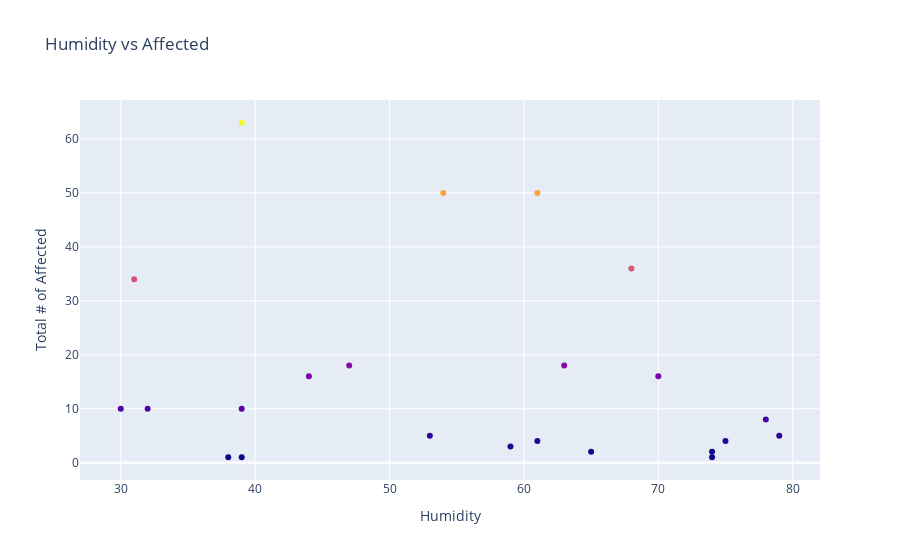
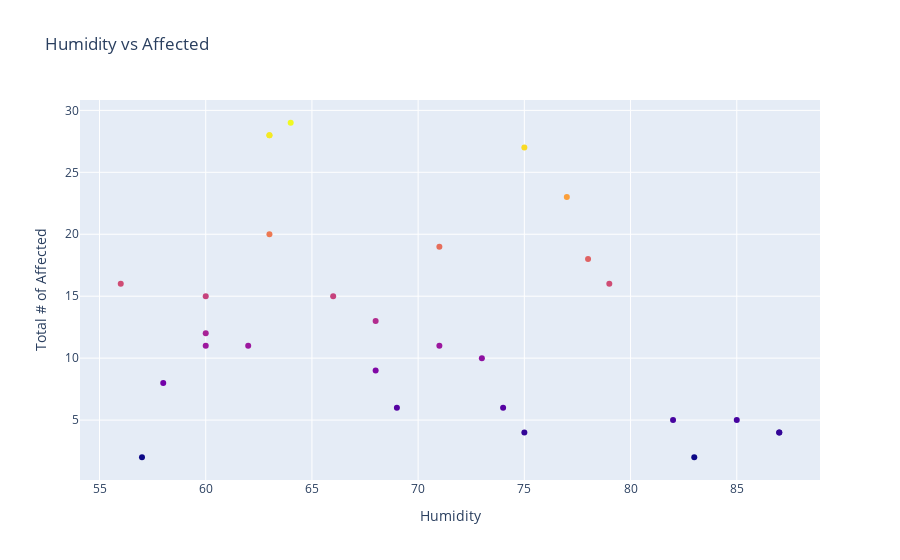
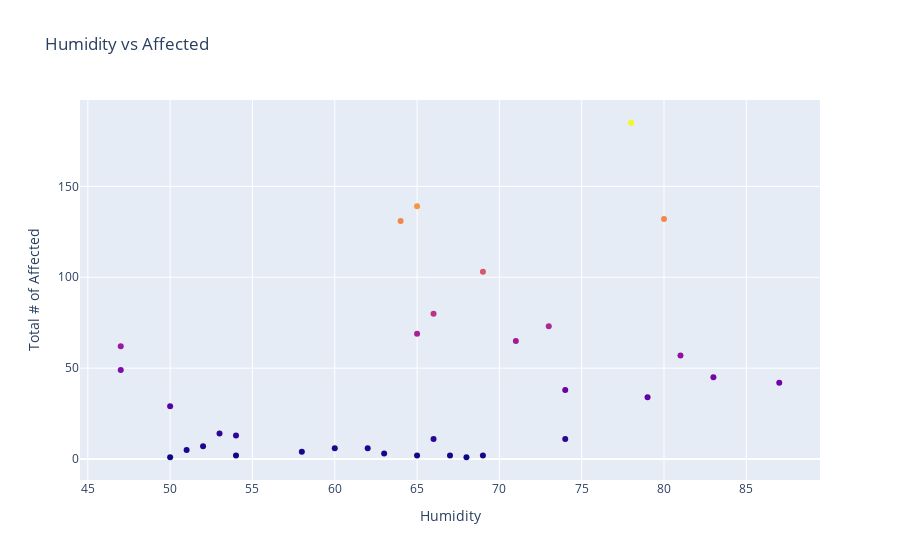
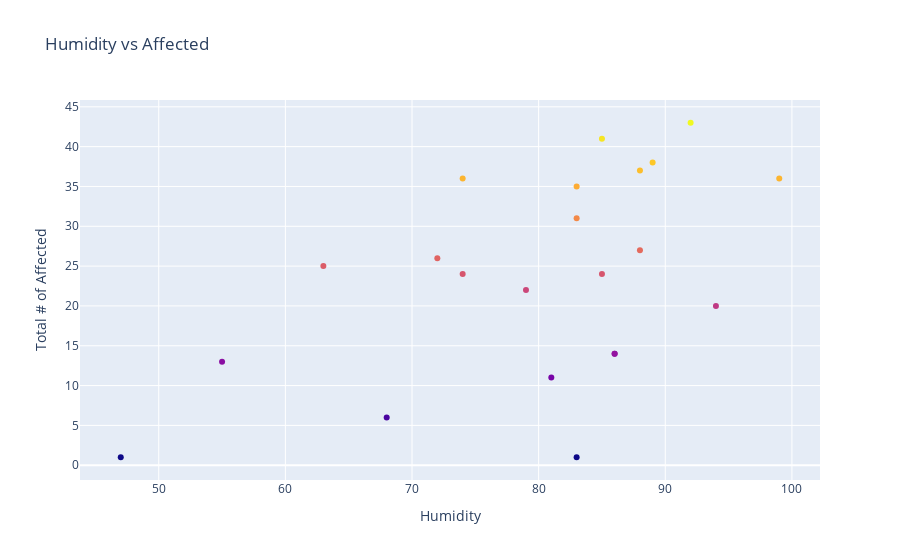

Notebook code cell kept with these figures, in order:
### Markdown cell above
# For all countries (New approach)
# Preparing datasets and calling functions to find out correlations

### Code cell
df = pd.read_csv('temperaturehumidity2.csv')
dfg = df.groupby('Country_name').apply(correl)
dfg.head(20)

### Figure 1 — Plotly figure (JSON) as saved in the notebook; plotly's stock layout.template omitted (floating-point values rounded to 4 significant figures)
{"data": [{"marker": {"color": [1, 3, 1, 2, 4, 5, 5, 1, 2, 16, 34, 10, 10, 16, 10, 50, 4, 63, 36, 8, 18, 50, 18]}, "mode": "markers", "type": "scatter", "x": [38, 59, 74, 65, 75, 79, 53, 39, 74, 70, 31, 30, 32, 44, 39, 54, 61, 39, 68, 78, 63, 61, 47], "y": [1, 3, 1, 2, 4, 5, 5, 1, 2, 16, 34, 10, 10, 16, 10, 50, 4, 63, 36, 8, 18, 50, 18]}], "layout": {"title": {"text": "Humidity vs Affected"}, "xaxis": {"title": {"text": "Humidity"}}, "yaxis": {"title": {"text": "Total # of Affected"}}}}

### Figure 2 — Plotly figure (JSON) as saved in the notebook; plotly's stock layout.template omitted (floating-point values rounded to 4 significant figures)
{"data": [{"marker": {"color": [2, 8, 2, 11, 10, 5, 4, 9, 4, 4, 5, 6, 6, 13, 15, 19, 23, 28, 12, 11, 15, 11, 20, 16, 18, 27, 29, 28, 16]}, "mode": "markers", "type": "scatter", "x": [83, 58, 57, 71, 73, 85, 75, 68, 87, 87, 82, 74, 69, 68, 66, 71, 77, 63, 60, 60, 60, 62, 63, 56, 78, 75, 64, 63, 79], "y": [2, 8, 2, 11, 10, 5, 4, 9, 4, 4, 5, 6, 6, 13, 15, 19, 23, 28, 12, 11, 15, 11, 20, 16, 18, 27, 29, 28, 16]}], "layout": {"title": {"text": "Humidity vs Affected"}, "xaxis": {"title": {"text": "Humidity"}}, "yaxis": {"title": {"text": "Total # of Affected"}}}}

### Figure 3 — Plotly figure (JSON) as saved in the notebook; plotly's stock layout.template omitted (floating-point values rounded to 4 significant figures)
{"data": [{"marker": {"color": [1, 2, 2, 7, 5, 2, 1, 4, 2, 11, 11, 6, 6, 14, 13, 3, 49, 62, 29, 34, 38, 65, 42, 45, 57, 73, 132, 131, 139, 185, 80, 69, 103]}, "mode": "markers", "type": "scatter", "x": [68, 69, 67, 52, 51, 65, 50, 58, 54, 74, 66, 62, 60, 53, 54, 63, 47, 47, 50, 79, 74, 71, 87, 83, 81, 73, 80, 64, 65, 78, 66, 65, 69], "y": [1, 2, 2, 7, 5, 2, 1, 4, 2, 11, 11, 6, 6, 14, 13, 3, 49, 62, 29, 34, 38, 65, 42, 45, 57, 73, 132, 131, 139, 185, 80, 69, 103]}], "layout": {"title": {"text": "Humidity vs Affected"}, "xaxis": {"title": {"text": "Humidity"}}, "yaxis": {"title": {"text": "Total # of Affected"}}}}

### Figure 4 — Plotly figure (JSON) as saved in the notebook; plotly's stock layout.template omitted (floating-point values rounded to 4 significant figures)
{"data": [{"marker": {"color": [1, 1, 37, 14, 22, 13, 25, 20, 31, 24, 36, 43, 41, 26, 36, 6, 14, 38, 11, 27, 35, 24]}, "mode": "markers", "type": "scatter", "x": [47, 83, 88, 86, 79, 55, 63, 94, 83, 85, 99, 92, 85, 72, 74, 68, 86, 89, 81, 88, 83, 74], "y": [1, 1, 37, 14, 22, 13, 25, 20, 31, 24, 36, 43, 41, 26, 36, 6, 14, 38, 11, 27, 35, 24]}], "layout": {"title": {"text": "Humidity vs Affected"}, "xaxis": {"title": {"text": "Humidity"}}, "yaxis": {"title": {"text": "Total # of Affected"}}}}
